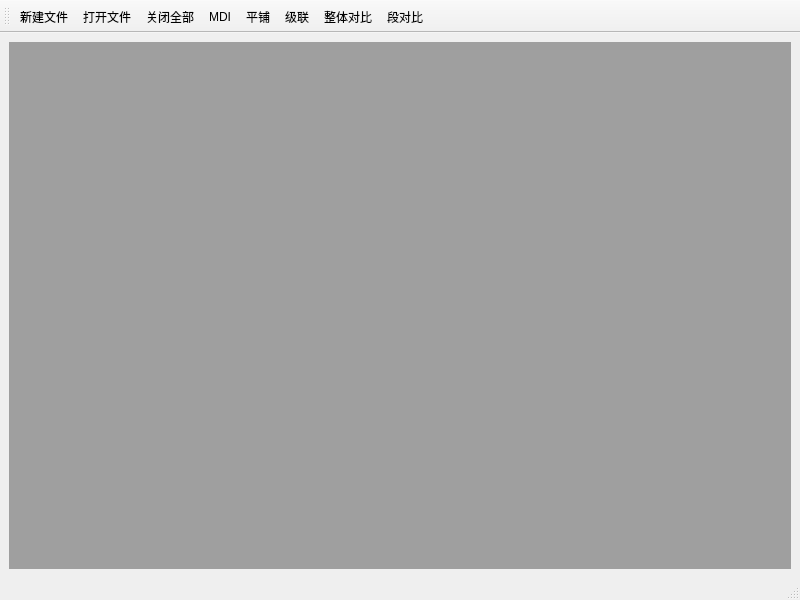
<?xml version="1.0" encoding="UTF-8"?>
<ui version="4.0">
 <class>MainWindowAll</class>
 <widget class="QMainWindow" name="MainWindowAll">
  <property name="geometry">
   <rect>
    <x>0</x>
    <y>0</y>
    <width>800</width>
    <height>600</height>
   </rect>
  </property>
  <property name="windowTitle">
   <string>MainWindow</string>
  </property>
  <widget class="QWidget" name="centralwidget">
   <layout class="QGridLayout" name="gridLayout">
    <item row="0" column="0">
     <widget class="QMdiArea" name="mdiArea"/>
    </item>
   </layout>
  </widget>
  <widget class="QStatusBar" name="statusbar"/>
  <widget class="QToolBar" name="toolBar">
   <property name="windowTitle">
    <string>toolBar</string>
   </property>
   <attribute name="toolBarArea">
    <enum>TopToolBarArea</enum>
   </attribute>
   <attribute name="toolBarBreak">
    <bool>false</bool>
   </attribute>
   <addaction name="actAll_new"/>
   <addaction name="actAll_open"/>
   <addaction name="actAll_close"/>
   <addaction name="actAll_MDI"/>
   <addaction name="actAll_tile"/>
   <addaction name="actAll_initMode"/>
   <addaction name="actAll_compare"/>
   <addaction name="actAll_line"/>
  </widget>
  <action name="actAll_new">
   <property name="text">
    <string>新建文件</string>
   </property>
  </action>
  <action name="actAll_open">
   <property name="text">
    <string>打开文件</string>
   </property>
  </action>
  <action name="actAll_close">
   <property name="text">
    <string>关闭全部</string>
   </property>
  </action>
  <action name="actAll_MDI">
   <property name="checkable">
    <bool>true</bool>
   </property>
   <property name="checked">
    <bool>false</bool>
   </property>
   <property name="text">
    <string>MDI</string>
   </property>
  </action>
  <action name="actAll_tile">
   <property name="text">
    <string>平铺</string>
   </property>
  </action>
  <action name="actAll_initMode">
   <property name="text">
    <string>级联</string>
   </property>
  </action>
  <action name="actAll_compare">
   <property name="checkable">
    <bool>true</bool>
   </property>
   <property name="checked">
    <bool>false</bool>
   </property>
   <property name="text">
    <string>整体对比</string>
   </property>
  </action>
  <action name="actAll_line">
   <property name="checkable">
    <bool>true</bool>
   </property>
   <property name="checked">
    <bool>false</bool>
   </property>
   <property name="text">
    <string>段对比</string>
   </property>
  </action>
 </widget>
 <resources/>
 <connections>
  <connection>
   <sender>actAll_close</sender>
   <signal>triggered()</signal>
   <receiver>mdiArea</receiver>
   <slot>closeAllSubWindows()</slot>
   <hints>
    <hint type="sourcelabel">
     <x>-1</x>
     <y>-1</y>
    </hint>
    <hint type="destinationlabel">
     <x>189</x>
     <y>154</y>
    </hint>
   </hints>
  </connection>
 </connections>
</ui>
